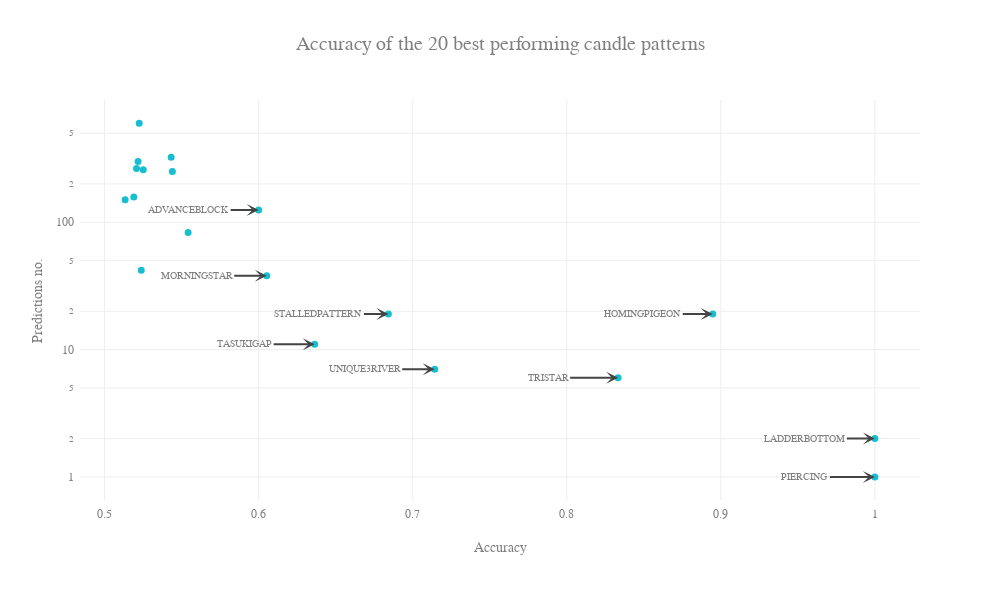

Here is the notebook cell this chart was saved with:
### Code cell
from plotly.offline import init_notebook_mode, iplot
init_notebook_mode(connected=True)

res =  get_accuracy(prices, CDLs)
fig = accuracy_plot(res, 20, exclusion_list = ['CDLDOJI'])
iplot(fig)

### Figure 1 — Plotly figure (JSON) as saved in the notebook; plotly's stock layout.template omitted (floating-point values rounded to 4 significant figures)
{"data": [{"marker": {"color": ["#17becf", "#17becf", "#17becf", "#17becf", "#17becf", "#17becf", "#17becf", "#17becf", "#17becf", "#17becf", "#17becf", "#17becf", "#17becf", "#17becf", "#17becf", "#17becf", "#17becf", "#17becf", "#17becf"], "line": {"color": ["#17becf", "#17becf", "#17becf", "#17becf", "#17becf", "#17becf", "#17becf", "#17becf", "#17becf", "#17becf", "#17becf", "#17becf", "#17becf", "#17becf", "#17becf", "#17becf", "#17becf", "#17becf", "#17becf"], "width": 2}, "size": 5}, "mode": "markers", "orientation": "v", "type": "scatter", "uid": "ee1040dd-cb04-4f11-8b51-9be3c3755a8c", "x": [0.5133, 0.519, 0.5208, 0.5217, 0.5225, 0.5238, 0.5251, 0.5432, 0.544, 0.5542, 0.6, 0.6053, 0.6364, 0.6842, 0.7143, 0.8333, 0.8947, 1, 1], "y": [150, 158, 265, 300, 601, 42, 259, 324, 250, 83, 125, 38, 11, 19, 7, 6, 19, 2, 1]}], "layout": {"annotations": [{"arrowhead": 3, "ax": -70, "ay": 0, "font": {"color": "#7f7f7f", "family": "Futura", "size": 10}, "showarrow": true, "text": "ADVANCEBLOCK", "x": 0.6, "xref": "x", "y": 2.097, "yref": "y"}, {"arrowhead": 3, "ax": -70, "ay": 0, "font": {"color": "#7f7f7f", "family": "Futura", "size": 10}, "showarrow": true, "text": "MORNINGSTAR", "x": 0.6053, "xref": "x", "y": 1.58, "yref": "y"}, {"arrowhead": 3, "ax": -70, "ay": 0, "font": {"color": "#7f7f7f", "family": "Futura", "size": 10}, "showarrow": true, "text": "TASUKIGAP", "x": 0.6364, "xref": "x", "y": 1.041, "yref": "y"}, {"arrowhead": 3, "ax": -70, "ay": 0, "font": {"color": "#7f7f7f", "family": "Futura", "size": 10}, "showarrow": true, "text": "STALLEDPATTERN", "x": 0.6842, "xref": "x", "y": 1.279, "yref": "y"}, {"arrowhead": 3, "ax": -70, "ay": 0, "font": {"color": "#7f7f7f", "family": "Futura", "size": 10}, "showarrow": true, "text": "UNIQUE3RIVER", "x": 0.7143, "xref": "x", "y": 0.8451, "yref": "y"}, {"arrowhead": 3, "ax": -70, "ay": 0, "font": {"color": "#7f7f7f", "family": "Futura", "size": 10}, "showarrow": true, "text": "TRISTAR", "x": 0.8333, "xref": "x", "y": 0.7782, "yref": "y"}, {"arrowhead": 3, "ax": -70, "ay": 0, "font": {"color": "#7f7f7f", "family": "Futura", "size": 10}, "showarrow": true, "text": "HOMINGPIGEON", "x": 0.8947, "xref": "x", "y": 1.279, "yref": "y"}, {"arrowhead": 3, "ax": -70, "ay": 0, "font": {"color": "#7f7f7f", "family": "Futura", "size": 10}, "showarrow": true, "text": "LADDERBOTTOM", "x": 1, "xref": "x", "y": 0.301, "yref": "y"}, {"arrowhead": 3, "ax": -70, "ay": 0, "font": {"color": "#7f7f7f", "family": "Futura", "size": 10}, "showarrow": true, "text": "PIERCING", "x": 1, "xref": "x", "y": 0, "yref": "y"}], "autosize": true, "font": {"color": "#7f7f7f", "family": "Futura", "size": 12}, "height": 600, "margin": {"b": 100, "pad": 5}, "showlegend": false, "title": "Accuracy of the 20 best performing candle patterns", "titlefont": {"color": "#7f7f7f", "family": "Futura", "size": 20}, "width": 1000, "xaxis": {"automargin": true, "showgrid": true, "showline": false, "showticklabels": true, "title": "Accuracy", "zeroline": false}, "yaxis": {"automargin": true, "showgrid": true, "showline": false, "showticklabels": true, "tickfont": {"color": "#7f7f7f", "family": "Futura", "size": 12}, "title": "Predictions no.", "type": "log", "zeroline": false}}}
